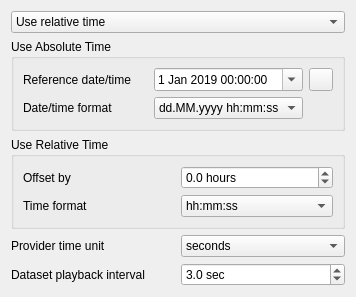
<?xml version="1.0" encoding="UTF-8"?>
<ui version="4.0">
 <class>QgsMeshTimeFormatDialog</class>
 <widget class="QDialog" name="QgsMeshTimeFormatDialog">
  <property name="geometry">
   <rect>
    <x>0</x>
    <y>0</y>
    <width>356</width>
    <height>263</height>
   </rect>
  </property>
  <property name="windowTitle">
   <string>Time Display Options</string>
  </property>
  <property name="toolTip">
   <string>Reload from layer</string>
  </property>
  <layout class="QGridLayout" name="gridLayout_4">
   <item row="1" column="0" colspan="2">
    <widget class="QGroupBox" name="mAbsoluteTimeGroupBox">
     <property name="enabled">
      <bool>true</bool>
     </property>
     <property name="title">
      <string>Use Absolute Time </string>
     </property>
     <property name="flat">
      <bool>false</bool>
     </property>
     <property name="checkable">
      <bool>false</bool>
     </property>
     <property name="checked">
      <bool>false</bool>
     </property>
     <layout class="QGridLayout" name="gridLayout_2">
      <item row="1" column="0">
       <widget class="QLabel" name="label">
        <property name="text">
         <string>Date/time format</string>
        </property>
       </widget>
      </item>
      <item row="1" column="1">
       <widget class="QComboBox" name="mAbsoluteTimeFormatComboBox">
        <property name="editable">
         <bool>false</bool>
        </property>
        <item>
         <property name="text">
          <string>dd.MM.yyyy hh:mm:ss</string>
         </property>
        </item>
        <item>
         <property name="text">
          <string>dd.MM.yyyy hh:mm</string>
         </property>
        </item>
        <item>
         <property name="text">
          <string>dd.MM.yyyy hh</string>
         </property>
        </item>
        <item>
         <property name="text">
          <string>dd.MM.yyyy</string>
         </property>
        </item>
        <item>
         <property name="text">
          <string>dd/MM/yyyy hh:mm:ss</string>
         </property>
        </item>
        <item>
         <property name="text">
          <string>dd/MM/yyyy hh:mm</string>
         </property>
        </item>
        <item>
         <property name="text">
          <string>dd/MM/yyyy hh</string>
         </property>
        </item>
        <item>
         <property name="text">
          <string>dd/MM/yyyy</string>
         </property>
        </item>
        <item>
         <property name="text">
          <string>MM/dd/yyyy hh:mm:ss</string>
         </property>
        </item>
        <item>
         <property name="text">
          <string>MM/dd/yyyy hh:mm</string>
         </property>
        </item>
        <item>
         <property name="text">
          <string>MM/dd/yyyy hh</string>
         </property>
        </item>
        <item>
         <property name="text">
          <string>MM/dd/yyyy</string>
         </property>
        </item>
       </widget>
      </item>
      <item row="0" column="0">
       <widget class="QLabel" name="refLabel">
        <property name="text">
         <string>Reference date/time</string>
        </property>
       </widget>
      </item>
      <item row="0" column="1">
       <widget class="QDateTimeEdit" name="mReferenceDateTimeEdit">
        <property name="dateTime">
         <datetime>
          <hour>0</hour>
          <minute>0</minute>
          <second>0</second>
          <year>2019</year>
          <month>1</month>
          <day>1</day>
         </datetime>
        </property>
        <property name="calendarPopup">
         <bool>true</bool>
        </property>
       </widget>
      </item>
      <item row="0" column="2">
       <widget class="QPushButton" name="mReloadReferenceTimeButton">
        <property name="maximumSize">
         <size>
          <width>24</width>
          <height>24</height>
         </size>
        </property>
        <property name="focusPolicy">
         <enum>Qt::NoFocus</enum>
        </property>
        <property name="text">
         <string/>
        </property>
        <property name="icon">
         <iconset>
          <normaloff>:/images/themes/default/mActionRefresh.svg</normaloff>:/images/themes/default/mActionRefresh.svg</iconset>
        </property>
       </widget>
      </item>
     </layout>
    </widget>
   </item>
   <item row="0" column="0" colspan="2">
    <widget class="QComboBox" name="mUseTimeComboBox">
     <property name="currentIndex">
      <number>1</number>
     </property>
     <item>
      <property name="text">
       <string>Use absolute time</string>
      </property>
     </item>
     <item>
      <property name="text">
       <string>Use relative time</string>
      </property>
     </item>
    </widget>
   </item>
   <item row="3" column="0">
    <widget class="QLabel" name="label_5">
     <property name="text">
      <string>Provider time unit</string>
     </property>
    </widget>
   </item>
   <item row="3" column="1">
    <widget class="QComboBox" name="mProviderTimeUnitComboBox">
     <item>
      <property name="text">
       <string>seconds</string>
      </property>
     </item>
     <item>
      <property name="text">
       <string>minutes</string>
      </property>
     </item>
     <item>
      <property name="text">
       <string>hours</string>
      </property>
     </item>
     <item>
      <property name="text">
       <string>days</string>
      </property>
     </item>
    </widget>
   </item>
   <item row="2" column="0" colspan="2">
    <widget class="QGroupBox" name="mRelativeTimeGroupBox">
     <property name="title">
      <string>Use Relative Time</string>
     </property>
     <layout class="QGridLayout" name="gridLayout_3">
      <item row="0" column="1">
       <widget class="QDoubleSpinBox" name="mOffsetHoursSpinBox">
        <property name="suffix">
         <string> hours</string>
        </property>
        <property name="decimals">
         <number>1</number>
        </property>
        <property name="minimum">
         <double>-100000.000000000000000</double>
        </property>
        <property name="maximum">
         <double>100000.000000000000000</double>
        </property>
       </widget>
      </item>
      <item row="0" column="0">
       <widget class="QLabel" name="label_2">
        <property name="text">
         <string>Offset by</string>
        </property>
       </widget>
      </item>
      <item row="1" column="1">
       <widget class="QComboBox" name="mRelativeTimeFormatComboBox">
        <property name="editable">
         <bool>false</bool>
        </property>
        <item>
         <property name="text">
          <string>hh:mm:ss</string>
         </property>
        </item>
        <item>
         <property name="text">
          <string>hh:mm:ss.zzz</string>
         </property>
        </item>
        <item>
         <property name="text">
          <string>hh</string>
         </property>
        </item>
        <item>
         <property name="text">
          <string>d hh:mm:ss</string>
         </property>
        </item>
        <item>
         <property name="text">
          <string>d hh</string>
         </property>
        </item>
        <item>
         <property name="text">
          <string>d</string>
         </property>
        </item>
        <item>
         <property name="text">
          <string>ss</string>
         </property>
        </item>
       </widget>
      </item>
      <item row="1" column="0">
       <widget class="QLabel" name="label_4">
        <property name="text">
         <string>Time format</string>
        </property>
       </widget>
      </item>
     </layout>
    </widget>
   </item>
   <item row="8" column="0">
    <widget class="QLabel" name="label_3">
     <property name="text">
      <string>Dataset playback interval</string>
     </property>
    </widget>
   </item>
   <item row="8" column="1">
    <widget class="QDoubleSpinBox" name="mPlaybackIntervalSpinBox">
     <property name="suffix">
      <string> sec</string>
     </property>
     <property name="decimals">
      <number>1</number>
     </property>
     <property name="minimum">
      <double>1.000000000000000</double>
     </property>
     <property name="maximum">
      <double>10.000000000000000</double>
     </property>
     <property name="value">
      <double>3.000000000000000</double>
     </property>
    </widget>
   </item>
  </layout>
 </widget>
 <resources>
  <include location="../../../images/images.qrc"/>
 </resources>
 <connections/>
 <slots>
  <slot>shaftLengthMethodChanged()</slot>
  <slot>apply()</slot>
 </slots>
</ui>
